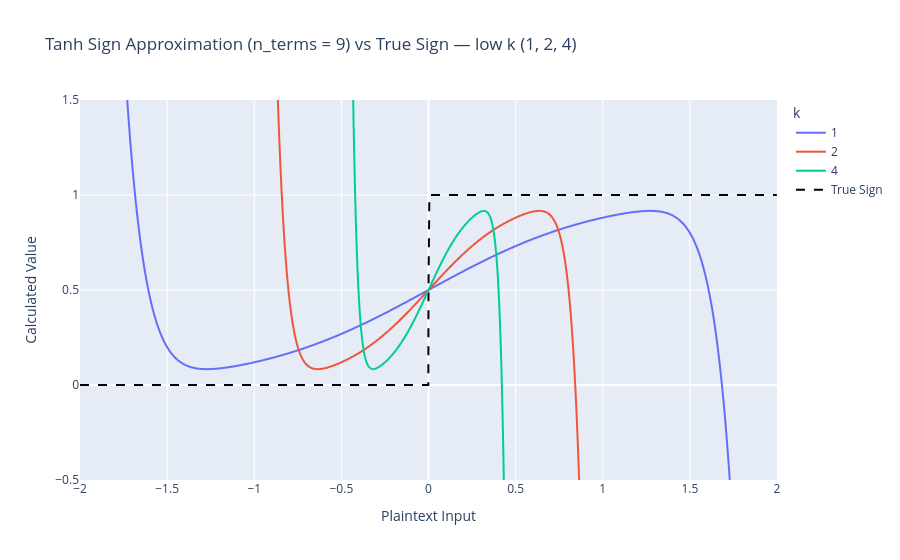

This figure's notebook cell:
### Markdown cell above
### Plotted Approxiation Dataset Output

### Code cell
import numpy as np
import pandas as pd
import plotly.express as px
import plotly.graph_objects as go

# Load data (long format: one row per (k, x); x in [-2, 2], 0.001 step)
df = pd.read_csv("tests/sign_tanh_convergence_results.csv")

# The 9-term Taylor series for tanh only converges for |k*x| < pi/2, so each
# approximation diverges (up to ~1e28 for k=64) once x leaves |x| < pi/(2k).
# Mask the divergent tails to NaN so each line draws only over its valid
# region; Plotly breaks the line at NaNs, leaving clean central curves.
MASK_THRESHOLD = 2.0
df["tanh_approximation"] = df["tanh_approximation"].where(
    df["tanh_approximation"].abs() <= MASK_THRESHOLD, np.nan
)

# Treat k as a discrete category so each k gets its own colored line/legend.
df["k"] = df["k"].astype(str)


def plot_tanh_sign(df, k_list, title, x_range=(-2, 2)):
    """One masked approximation line per k in k_list, plus the True Sign step."""
    order = [str(k) for k in k_list]
    sub = df[df["k"].isin(order)]

    fig = px.line(
        sub,
        x="x_value",
        y="tanh_approximation",
        color="k",
        category_orders={"k": order},
        title=title,
        labels={
            "x_value": "Plaintext Input",
            "tanh_approximation": "Calculated Value",
            "k": "k",
        },
    )

    # Overlay the true sign function once (identical across k) as a reference.
    true = sub[sub["k"] == order[0]]
    fig.add_trace(
        go.Scatter(
            x=true["x_value"],
            y=true["sign_real"],
            mode="lines",
            name="True Sign",
            line=dict(color="black", dash="dash", width=2),
        )
    )

    fig.update_xaxes(range=list(x_range))
    fig.update_yaxes(range=[-0.5, 1.5])
    return fig


# Graph 1: low k -- wide valid windows, so show the full x-range.
plot_tanh_sign(
    df,
    [1, 2, 4],
    "Tanh Sign Approximation (n_terms = 9) vs True Sign — low k (1, 2, 4)",
    x_range=(-2, 2),
).show()

### Figure 1 — Plotly figure (JSON) as saved in the notebook; plotly's stock layout.template omitted (floating-point values rounded to 4 significant figures; data arrays with more than 128 entries replaced by an {"elided": "..."} marker saying what was removed)
{"data": [{"hovertemplate": "k=1<br>Plaintext Input=%{x}<br>Calculated Value=%{y}<extra></extra>", "legendgroup": "1", "line": {"color": "#636efa", "dash": "solid"}, "marker": {"symbol": "circle"}, "mode": "lines", "name": "1", "showlegend": true, "type": "scattergl", "x": {"elided": "4000 float values"}, "xaxis": "x", "y": {"elided": "4000 float values"}, "yaxis": "y"}, {"hovertemplate": "k=2<br>Plaintext Input=%{x}<br>Calculated Value=%{y}<extra></extra>", "legendgroup": "2", "line": {"color": "#EF553B", "dash": "solid"}, "marker": {"symbol": "circle"}, "mode": "lines", "name": "2", "showlegend": true, "type": "scattergl", "x": {"elided": "4000 float values"}, "xaxis": "x", "y": {"elided": "4000 float values"}, "yaxis": "y"}, {"hovertemplate": "k=4<br>Plaintext Input=%{x}<br>Calculated Value=%{y}<extra></extra>", "legendgroup": "4", "line": {"color": "#00cc96", "dash": "solid"}, "marker": {"symbol": "circle"}, "mode": "lines", "name": "4", "showlegend": true, "type": "scattergl", "x": {"elided": "4000 float values"}, "xaxis": "x", "y": {"elided": "4000 float values"}, "yaxis": "y"}, {"line": {"color": "black", "dash": "dash", "width": 2}, "mode": "lines", "name": "True Sign", "type": "scatter", "x": {"elided": "4000 float values"}, "y": {"elided": "4000 float values"}}], "layout": {"legend": {"title": {"text": "k"}, "tracegroupgap": 0}, "title": {"text": "Tanh Sign Approximation (n_terms = 9) vs True Sign — low k (1, 2, 4)"}, "xaxis": {"anchor": "y", "domain": [0, 1], "range": [-2, 2], "title": {"text": "Plaintext Input"}}, "yaxis": {"anchor": "x", "domain": [0, 1], "range": [-0.5, 1.5], "title": {"text": "Calculated Value"}}}}
